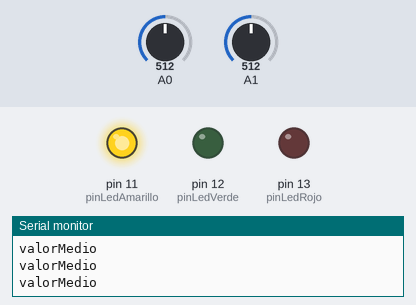
Recording of a sketch running on a simulated Arduino Uno, built with avr-gcc and run on an emulated ATmega328P. Shown: output pins drawn as LEDs (lit = HIGH), the last lines printed to the serial monitor. The test bench sets the inputs (shaded band); at power-on: A1 = 512, A0 = 512.

Above: at 1.3 s.
1.4 s: A1 set to 528
At 2.7 s:
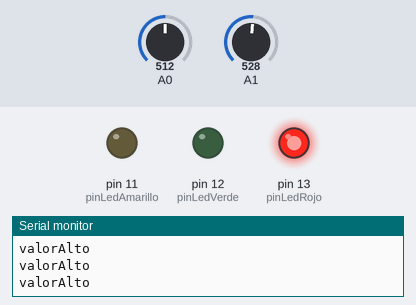
3.0 s: A1 set to 122
At 3.9 s:
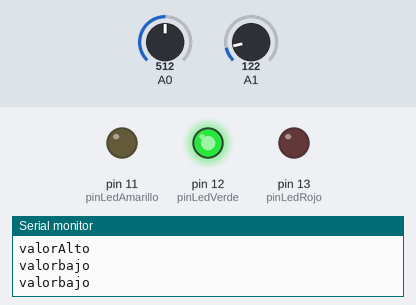
4.5 s: A1 set to 242
6.0 s: A1 set to 273
At 7.2 s:
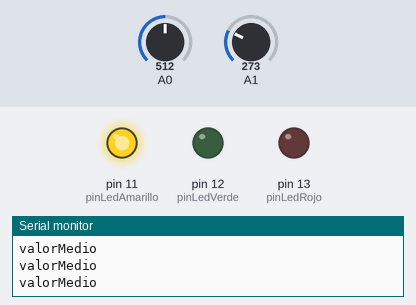
7.5 s: A1 set to 0
At 8.6 s:
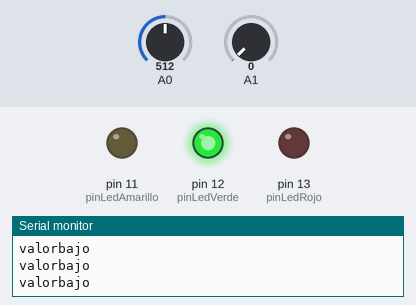
Timing chart, 0 to 10.0 s (numbered marks = the images above; inputs shaded):
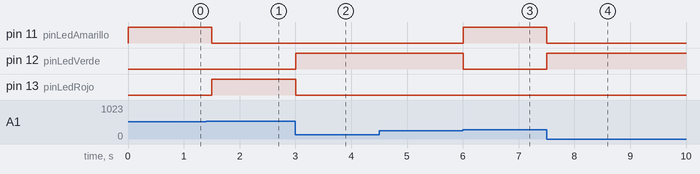

Measured:
- the behaviour switches between 512 and 513 on A1 (found by bisection; images 0 and 1)
- the behaviour switches between 255 and 256 on A1 (found by bisection; images 2 and 3)
- after the input at 1.4 s, pin 11 (pinLedAmarillo): HIGH → LOW after 0.10 s; pin 13 (pinLedRojo): LOW → HIGH after 0.10 s
- after the input at 3.0 s, pin 12 (pinLedVerde): LOW → HIGH at once; pin 13 (pinLedRojo): HIGH → LOW at once
- after the input at 6.0 s, pin 11 (pinLedAmarillo): LOW → HIGH at once; pin 12 (pinLedVerde): HIGH → LOW at once
- after the input at 7.5 s, pin 11 (pinLedAmarillo): HIGH → LOW at once; pin 12 (pinLedVerde): LOW → HIGH at once

The sketch:

SensorLED.ino
```cpp
int pinLedRojo=13;
int pinLedVerde=12;
int pinLedAmarillo=11;

void setup()

{
pinMode(pinLedRojo,OUTPUT);
pinMode(pinLedVerde,OUTPUT);
pinMode(pinLedAmarillo,OUTPUT);
Serial.begin(9600);
}


void loop()

{
//Guardamos en una variable el valor que leemos//
int valor=analogRead(A1);
int umbral=analogRead(A0);

//Hacemos un if para que pase una cosa u otra//

  if(valor < umbral/2)

       {
        //valor inferior a 300//
        digitalWrite(pinLedVerde,HIGH);
        digitalWrite(pinLedRojo,LOW);
        digitalWrite(pinLedAmarillo,LOW);
        Serial.println("valorbajo");
        }

  else  if (valor>umbral)
       {
        digitalWrite(pinLedRojo,HIGH);
        digitalWrite(pinLedVerde,LOW);
        digitalWrite(pinLedAmarillo,LOW);
        Serial.println("valorAlto");
        }

  else
         {
        digitalWrite(pinLedAmarillo,HIGH);
        digitalWrite(pinLedVerde,LOW);
        digitalWrite(pinLedRojo,LOW);
        Serial.println("valorMedio");
        }


  delay(500);
}
```
